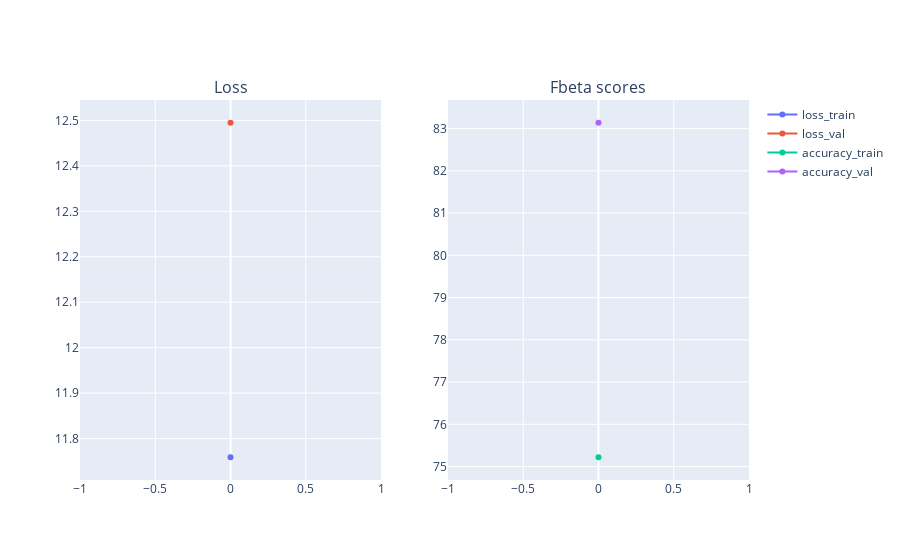

The cell this chart's notebook holds for it:
### Code cell
loss_train = train_results["loss_train"]
loss_val = train_results["loss_val"]
accuracy_train = train_results["accuracy_train"]
accuracy_val = train_results["accuracy_val"]

fig = make_subplots(rows=1, cols=2, subplot_titles=("Loss", "Fbeta scores"))
fig.add_trace(
    go.Scatter(
        x=list(range(len(loss_train))),
        y=loss_train,
        name="loss_train",
    ),
    row=1, col=1
)
fig.add_trace(
    go.Scatter(
        x=list(range(len(loss_val))),
        y=loss_val,
        name="loss_val",
    ),
    row=1, col=1
)
fig.add_trace(
    go.Scatter(
        x=list(range(len(accuracy_train))),
        y=accuracy_train,
        name="accuracy_train",
    ),
    row=1, col=2
)
fig.add_trace(
    go.Scatter(
        x=list(range(len(accuracy_val))),
        y=accuracy_val,
        name="accuracy_val",
    ),
    row=1, col=2
)
fig.show()

### Figure 1 — Plotly figure (JSON) as saved in the notebook; plotly's stock layout.template omitted (floating-point values rounded to 4 significant figures)
{"data": [{"name": "loss_train", "type": "scatter", "x": [0], "xaxis": "x", "y": [11.76], "yaxis": "y"}, {"name": "loss_val", "type": "scatter", "x": [0], "xaxis": "x", "y": [12.49], "yaxis": "y"}, {"name": "accuracy_train", "type": "scatter", "x": [0], "xaxis": "x2", "y": [75.22], "yaxis": "y2"}, {"name": "accuracy_val", "type": "scatter", "x": [0], "xaxis": "x2", "y": [83.14], "yaxis": "y2"}], "layout": {"annotations": [{"font": {"size": 16}, "showarrow": false, "text": "Loss", "x": 0.225, "xanchor": "center", "xref": "paper", "y": 1, "yanchor": "bottom", "yref": "paper"}, {"font": {"size": 16}, "showarrow": false, "text": "Fbeta scores", "x": 0.775, "xanchor": "center", "xref": "paper", "y": 1, "yanchor": "bottom", "yref": "paper"}], "xaxis": {"anchor": "y", "domain": [0, 0.45]}, "xaxis2": {"anchor": "y2", "domain": [0.55, 1]}, "yaxis": {"anchor": "x", "domain": [0, 1]}, "yaxis2": {"anchor": "x2", "domain": [0, 1]}}}
